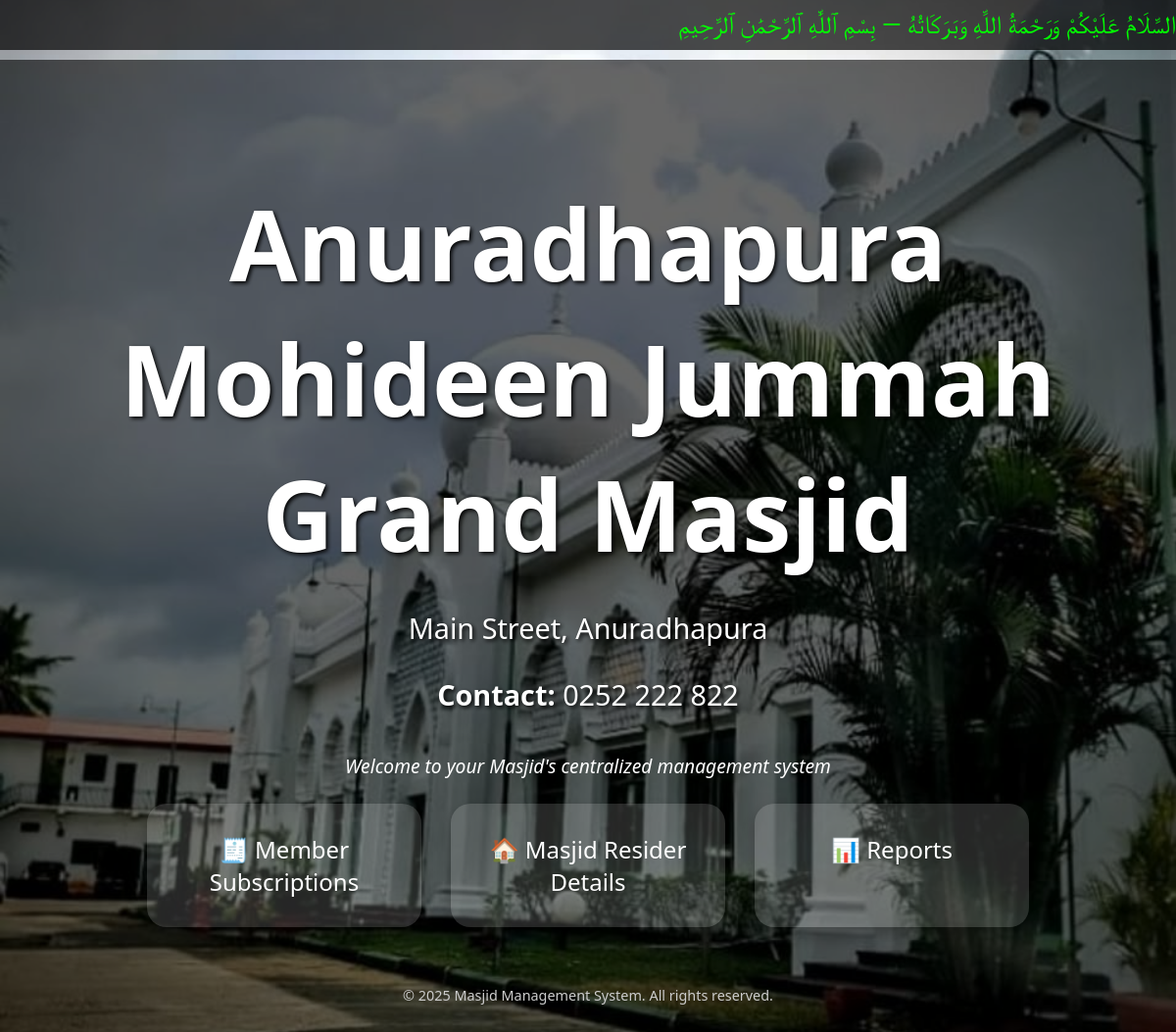
The page / on the database its author committed.
### tables this page shows
CREATE TABLE `masjid_info` (
  `id` int(11) NOT NULL,
  `name` varchar(255) DEFAULT NULL,
  `address` text DEFAULT NULL,
  `contact_info` varchar(255) DEFAULT NULL
);

### index.php (the view, shortened to what this page needs)
<?php
include 'db.php';
$result = $conn->query("SELECT * FROM masjid_info LIMIT 1");
$masjid = $result->fetch_assoc();
?>
<!DOCTYPE html>
<html lang="en">
<head>
</head>
<body>
  <div class="marquee-container">
    <div class="marquee-text">السَّلَامُ عَلَيْكُمْ وَرَحْمَةُ اللَّهِ وَبَرَكَاتُهُ — بِسْمِ ٱللَّٰهِ ٱلرَّحْمَٰنِ ٱلرَّحِيمِ</div>
  </div>
  <div class="overlay">
    <div class="masjid-info">
      <h1><?= $masjid['name'] ?? 'Masjid Name Not Set' ?></h1>
      <p><strong></strong> <?= $masjid['address'] ?? 'Address Not Set' ?></p>
      <p><strong>Contact:</strong> <?= $masjid['contact_info'] ?? 'Contact Info Not Set' ?></p>
    </div>
    <div class="tagline">Welcome to your Masjid's centralized management system</div>
    <div class="links">
      <a class="link-card" href="subscription.php">🧾 Member Subscriptions</a>
      <a class="link-card" href="resider.php">🏠 Masjid Resider Details</a>
      <a class="link-card" href="reports.php">📊 Reports</a>
    </div>
    <footer>
      &copy; <?= date('Y') ?> Masjid Management System. All rights reserved.
    </footer>
  </div>
</body>
</html>

### index.php (style rules this page uses)
body { margin: 0; font-family: 'Segoe UI', Tahoma, Geneva, Verdana, sans-serif; background: url('images/masjid_foto.jpg') no-repeat center center fixed; background-size: cover; color: #fff; text-align: center; }
.overlay { background-color: rgba(0, 0, 0, 0.6); padding: 50px 20px; min-height: 100vh; }
.masjid-info { font-size: 1.8em; margin-bottom: 40px; text-shadow: 2px 2px 4px #000; }
.masjid-info h1 { font-size: 3.5em; margin-bottom: 0.2em; }
.links { display: grid; grid-template-columns: repeat(auto-fit, minmax(220px, 1fr)); gap: 30px; max-width: 900px; margin: 0 auto; }
.link-card { background: rgba(255, 255, 255, 0.15); padding: 30px 20px; border-radius: 20px; text-decoration: none; color: #fff; font-size: 1.5em; transition: all 0.3s ease; box-shadow: 0 8px 16px rgba(0,0,0,0.3); }
footer { margin-top: 60px; font-size: 0.9em; color: #ccc; }
.tagline { font-size: 1.2em; margin-bottom: 25px; font-style: italic; }
.marquee-container { overflow: hidden; white-space: nowrap; direction: rtl; background-color: rgba(0, 0, 0, 0.7); padding: 10px 0; font-family: 'Amiri', serif; font-size: 1.6em; color: #00ff00; margin-bottom: 10px; }
.marquee-text { display: inline-block; padding-left: 100%; animation: scroll-left 15s linear infinite; }

### rows shown on the page
masjid_info: name "Anuradhapura Mohideen Jummah Grand Masjid", address "Main Street, Anuradhapura", contact_info "0252 222 822"
